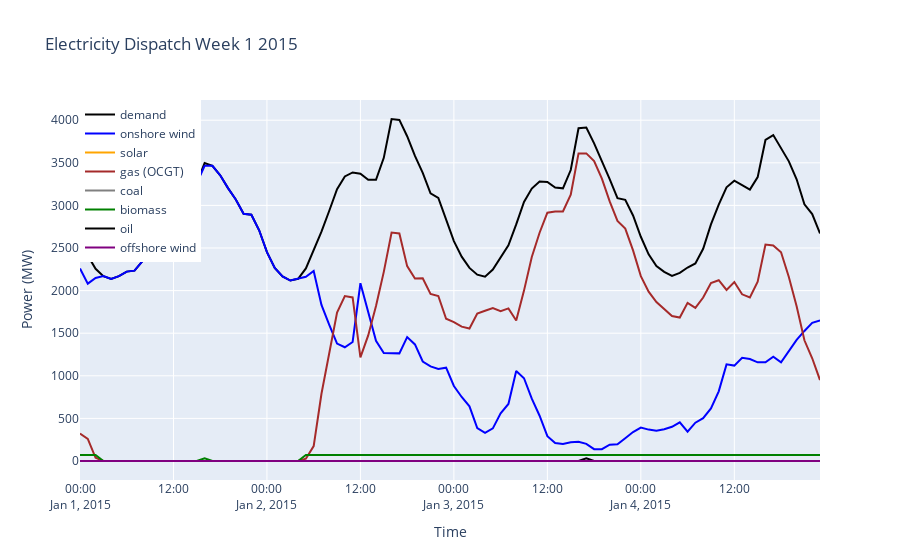

Notebook cell for this chart:
### Code cell
objective, capacities, loadConsumption, generation, snapshot, staus = optimizer(2015, 2730000)
plot_dispatch_winter()
